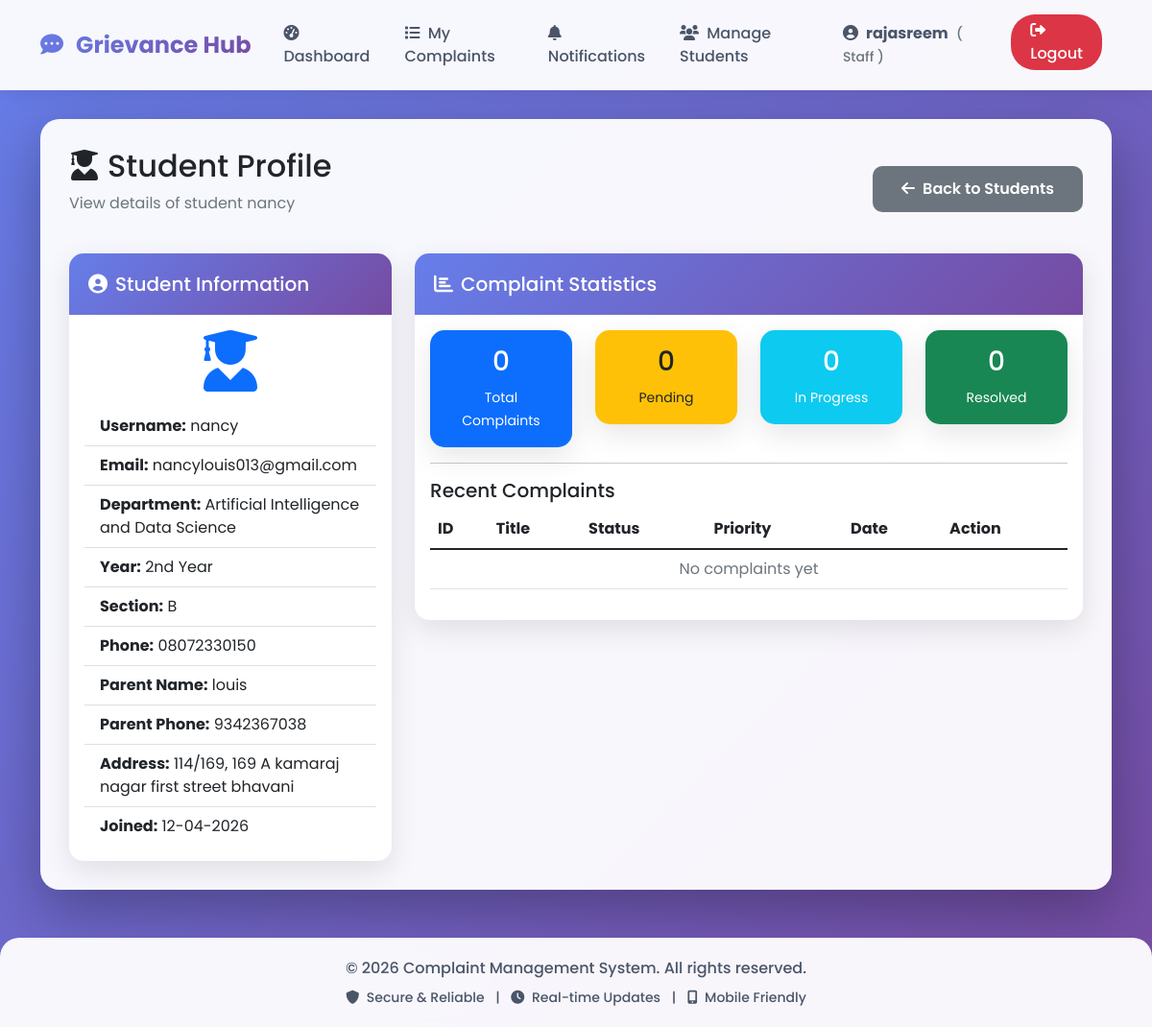
Page /mentor/student/13/profile (signed in) on the committed database.
### models.py (models this page shows)
class User(UserMixin, db.Model):
    id = db.Column(db.Integer, primary_key=True)
    username = db.Column(db.String(80), unique=True, nullable=False)
    email = db.Column(db.String(120), unique=True, nullable=False)
    password = db.Column(db.String(200), nullable=False)
    role = db.Column(db.String(20), default='student')  # student, staff/mentor, hod, admin
    department = db.Column(db.String(100))
    year = db.Column(db.String(20))
    section = db.Column(db.String(10))
    parent_name = db.Column(db.String(100))
    parent_phone = db.Column(db.String(15))
    address = db.Column(db.Text)
    mentor_name = db.Column(db.String(100))  # For students - who is their mentor
    phone = db.Column(db.String(15))
    created_at = db.Column(db.DateTime, default=datetime.utcnow)
    complaints = db.relationship('Complaint', backref='author', lazy=True, foreign_keys='Complaint.user_id')
    assigned_complaints = db.relationship('Complaint', backref='assigned_staff', lazy=True, foreign_keys='Complaint.assigned_to')

### app.py (the view)
@app.route('/mentor/student/<int:student_id>/profile')
@login_required
def mentor_student_profile(student_id):
    if current_user.role != 'staff':
        abort(403)
    student = User.query.get_or_404(student_id)
    if student.department != current_user.department:
        abort(403)
    complaints = Complaint.query.filter_by(user_id=student.id).all()
    stats = calculate_complaint_stats(complaints)
    return render_template('mentor_student_profile.html',
                         student=student,
                         stats=stats,
                         mentor=current_user)

### templates/mentor_student_profile.html
{% extends "base.html" %}
{% block content %}
<div class="row mb-4">
    <div class="col-12">
        <div class="d-flex justify-content-between align-items-center">
            <div>
                <h2><i class="fas fa-user-graduate me-2"></i>Student Profile</h2>
                <p class="text-muted">View details of student {{ student.username }}</p>
            </div>
            <div>
                <a href="{{ url_for('mentor_students') }}" class="btn btn-secondary">
                    <i class="fas fa-arrow-left me-2"></i>Back to Students
                </a>
            </div>
        </div>
    </div>
</div>
<div class="row">
    <div class="col-md-4">
        <div class="card">
            <div class="card-header bg-primary text-white">
                <h5 class="mb-0"><i class="fas fa-user-circle me-2"></i>Student Information</h5>
            </div>
            <div class="card-body">
                <div class="text-center mb-3">
                    <i class="fas fa-user-graduate fa-4x text-primary"></i>
                </div>
                <ul class="list-group list-group-flush">
                    <li class="list-group-item">
                        <strong>Username:</strong> {{ student.username }}
                    </li>
                    <li class="list-group-item">
                        <strong>Email:</strong> {{ student.email }}
                    </li>
                    <li class="list-group-item">
                        <strong>Department:</strong> {{ student.department }}
                    </li>
                    <li class="list-group-item">
                        <strong>Year:</strong> {{ student.year }}
                    </li>
                    <li class="list-group-item">
                        <strong>Section:</strong> {{ student.section }}
                    </li>
                    <li class="list-group-item">
                        <strong>Phone:</strong> {{ student.phone or 'N/A' }}
                    </li>
                    <li class="list-group-item">
                        <strong>Parent Name:</strong> {{ student.parent_name or 'N/A' }}
                    </li>
                    <li class="list-group-item">
                        <strong>Parent Phone:</strong> {{ student.parent_phone or 'N/A' }}
                    </li>
                    <li class="list-group-item">
                        <strong>Address:</strong> {{ student.address or 'N/A' }}
                    </li>
                    <li class="list-group-item">
                        <strong>Joined:</strong> {{ student.created_at.strftime('%d-%m-%Y') }}
                    </li>
                </ul>
            </div>
        </div>
    </div>
    <div class="col-md-8">
        <div class="card">
            <div class="card-header bg-info text-white">
                <h5 class="mb-0"><i class="fas fa-chart-bar me-2"></i>Complaint Statistics</h5>
            </div>
            <div class="card-body">
                <div class="row">
                    <div class="col-md-3">
                        <div class="card bg-primary text-white">
                            <div class="card-body text-center">
                                <h3>{{ stats.total }}</h3>
                                <small>Total Complaints</small>
                            </div>
                        </div>
                    </div>
                    <div class="col-md-3">
                        <div class="card bg-warning text-dark">
                            <div class="card-body text-center">
                                <h3>{{ stats.pending }}</h3>
                                <small>Pending</small>
                            </div>
                        </div>
                    </div>
                    <div class="col-md-3">
                        <div class="card bg-info text-white">
                            <div class="card-body text-center">
                                <h3>{{ stats.in_progress }}</h3>
                                <small>In Progress</small>
                            </div>
                        </div>
                    </div>
                    <div class="col-md-3">
                        <div class="card bg-success text-white">
                            <div class="card-body text-center">
                                <h3>{{ stats.resolved }}</h3>
                                <small>Resolved</small>
                            </div>
                        </div>
                    </div>
                </div>
                <hr>
                <h5>Recent Complaints</h5>
                <div class="table-responsive">
                    <table class="table table-hover">
                        <thead>
                            <tr>
                                <th>ID</th>
                                <th>Title</th>
                                <th>Status</th>
                                <th>Priority</th>
                                <th>Date</th>
                                <th>Action</th>
                            </tr>
                        </thead>
                        <tbody>
                            {% for complaint in student.complaints[:5] %}
                             <tr>
                                 <td><span class="badge bg-secondary">{{ complaint.complaint_id }}</span></td>
                                 <td>{{ complaint.title[:40] }}{% if complaint.title|length > 40 %}...{% endif %}</td>
                                 <td>
                                    {% if complaint.status == 'pending' %}
                                        <span class="badge bg-warning text-dark">Pending</span>
                                    {% elif complaint.status == 'in_progress' %}
                                        <span class="badge bg-info">In Progress</span>
                                    {% elif complaint.status == 'resolved' %}
                                        <span class="badge bg-success">Resolved</span>
                                    {% elif complaint.status == 'rejected' %}
                                        <span class="badge bg-danger">Rejected</span>
                                    {% endif %}
                                 </td>
                                 <td>
                                    {% if complaint.priority == 'high' %}
                                        <span class="badge bg-danger">High</span>
                                    {% elif complaint.priority == 'medium' %}
                                        <span class="badge bg-warning text-dark">Medium</span>
                                    {% else %}
                                        <span class="badge bg-info">Low</span>
                                    {% endif %}
                                 </td>
                                 <td>{{ complaint.created_at.strftime('%d-%m-%Y') }}</td>
                                 <td>
                                    <a href="{{ url_for('complaint_details', complaint_id=complaint.id) }}" class="btn btn-sm btn-primary">
                                        <i class="fas fa-eye"></i>
                                    </a>
                                 </td>
                             </tr>
                            {% else %}
                             <tr>
                                 <td colspan="6" class="text-center text-muted">No complaints yet</td>
                             </tr>
                            {% endfor %}
                        </tbody>
                    </table>
                </div>
            </div>
        </div>
    </div>
</div>
{% endblock %}

### templates/base.html (shortened to what this page needs)
<!DOCTYPE html>
<html lang="en">
<head>
    <link href="https://cdn.jsdelivr.net/npm/bootstrap@5.1.3/dist/css/bootstrap.min.css" rel="stylesheet">
    <link rel="stylesheet" href="https://cdnjs.cloudflare.com/ajax/libs/font-awesome/6.0.0/css/all.min.css">
</head>
<body>
    <nav class="navbar navbar-expand-lg navbar-light">
        <div class="container">
            <a class="navbar-brand" href="{{ url_for('index') }}">
                <i class="fas fa-comment-dots me-2"></i>
                Grievance Hub
            </a>
            <div class="collapse navbar-collapse" id="navbarNav">
                <ul class="navbar-nav ms-auto">
                    {% if current_user.is_authenticated %}
                        <li class="nav-item">
                            {% if is_super_admin(current_user) %}
                                <a class="nav-link" href="{{ url_for('super_admin_dashboard') }}">
                                    <i class="fas fa-tachometer-alt me-1"></i> Dashboard
                                </a>
                            {% elif is_department_admin(current_user) %}
                                <a class="nav-link" href="{{ url_for('hod_dashboard') }}">
                                    <i class="fas fa-tachometer-alt me-1"></i> Dashboard
                                </a>
                            {% elif current_user.role == 'staff' %}
                                <a class="nav-link" href="{{ url_for('staff_dashboard') }}">
                                    <i class="fas fa-tachometer-alt me-1"></i> Dashboard
                                </a>
                            {% else %}
                                <a class="nav-link" href="{{ url_for('dashboard') }}">
                                    <i class="fas fa-tachometer-alt me-1"></i> Dashboard
                                </a>
                            {% endif %}
                        </li>
                        <li class="nav-item">
                            <a class="nav-link" href="{{ url_for('view_complaints') }}">
                                <i class="fas fa-list me-1"></i> My Complaints
                            </a>
                        </li>
                        <li class="nav-item position-relative">
                            <a class="nav-link" href="{{ url_for('view_notifications') }}">
                                <i class="fas fa-bell me-1"></i> Notifications
                                {% set unread = current_user.notifications|selectattr('is_read', 'equalto', false)|list|length %}
                            </a>
                        </li>
                        {% if current_user.role == 'staff' %}
                            <li class="nav-item">
                                <a class="nav-link" href="{{ url_for('mentor_students') }}">
                                    <i class="fas fa-users me-1"></i> Manage Students
                                </a>
                            </li>
                        {% endif %}
                        <li class="nav-item me-2">
                            <span class="nav-link">
                                <i class="fas fa-user-circle me-1"></i>
                                <strong>{{ current_user.username }}</strong>
                                <small class="text-muted ms-1">
                                    ({% if is_super_admin(current_user) %}
                                        Super Admin
                                    {% elif is_department_admin(current_user) %}
                                        HOD
                                    {% elif current_user.role == 'staff' %}
                                        Staff
                                    {% else %}
                                        Student
                                    {% endif %})
                                </small>
                            </span>
                        </li>
                        <li class="nav-item">
                            <a class="nav-link logout-btn" href="{{ url_for('logout') }}"
                               onclick="return confirm('Are you sure you want to logout?')">
                                <i class="fas fa-sign-out-alt"></i> Logout
                            </a>
                        </li>
                    {% endif %}
                </ul>
            </div>
        </div>
    </nav>
    <div class="container">
        <div class="main-content">
            {% block content %}{% endblock %}
        </div>
    </div>
    <footer class="footer">
        <div class="container">
            <p class="mb-0">&copy; 2026 Complaint Management System. All rights reserved.</p>
            <p class="mb-0 mt-2 small">
                <i class="fas fa-shield-alt me-1"></i> Secure & Reliable
                <span class="mx-2">|</span>
                <i class="fas fa-clock me-1"></i> Real-time Updates
                <span class="mx-2">|</span>
                <i class="fas fa-mobile-alt me-1"></i> Mobile Friendly
            </p>
        </div>
    </footer>
</body>
</html>

### rows in the picture
User: username "rajasreem"
User: username "nancy", email "nancylouis013@gmail.com", department "Artificial Intelligence and Data Science", year "2nd Year", section "B", phone "08072330150", parent_name "louis", parent_phone "9342367038", address "114/169, 169 A kamaraj nagar first street bhavani", created_at "12-04-2026"

### other values in the picture
{{ stats.total }} "0"
{{ stats.pending }} "0"
{{ stats.in_progress }} "0"
{{ stats.resolved }} "0"
